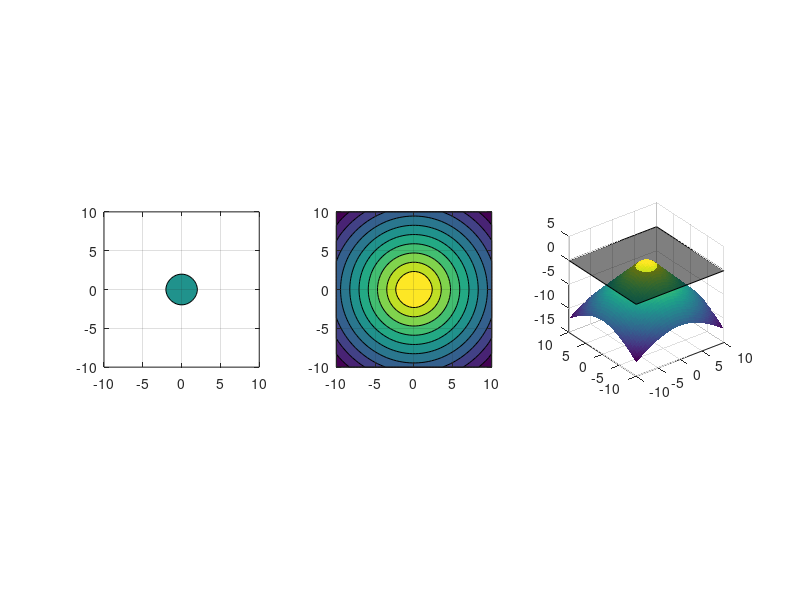

The MATLAB script that drew this image:
% ACCURACY ------------------------------------------------------------- %
% Determines amount of time steps performed and the amount of points used
% to create the shape(s).
A = 50; % Default 50
% ---------------------------------------------------------------------- %
% TIME PARAMETERS ------------------------------------------------------ %
T = 1;         % Length of time (default = 1)
S = T*A;       % Amount of time steps
t = T/(S - 1); % Time interval
% ---------------------------------------------------------------------- %
% DISCRETE GRID -------------------------------------------------------- %
a = -10;             % Start of domain
b = 10;              % End of domain
n = A;               % Amount of points
x = linspace(a,b,n); % Set of equally spaced points
h = x(2) - x(1);     % Difference between points
[X,Y] = meshgrid(x); % Creates points to be used for phi function
% ---------------------------------------------------------------------- %
% PHI FUNCTION --------------------------------------------------------- %
P = ((X).^2 + (Y).^2).^(0.5) - 1; % Circle
% ---------------------------------------------------------------------- %
% INITIAL SPEED FUNCTION PARAMETER ------------------------------------- %
F = 1;
% ---------------------------------------------------------------------- %
% DYNAMIC INTERFACE TRACKING ------------------------------------------- %
figure('units','normalized','outerposition',[0 0 1 1]) % Full screen plot
for i = 1:S
    % GRAPH PLOTTING --------------------------------------------------- %
    subplot(1,3,1)
    contourf(x,x,-P,[0 0],'k-')
    axis([a b a b])
    pbaspect([1 1 1])
    grid on
    subplot(1,3,2)
    contourf(x,x,-P)
    axis([a b a b])
    pbaspect([1 1 1])
    grid on
    subplot(1,3,3)
    surf(x,x,-P,'EdgeAlpha',0.2)
    pbaspect([1 1 1])
    grid on
    hold on
    patch([a b b a],[a a b b],[0 0 0 0],'k','FaceAlpha',0.5)
    hold off
    drawnow
    % UPDATE SPEED FUNCTION -------------------------------------------- %
    F = F;
    % LEVEL SET METHOD'S UPWIND SCHEME --------------------------------- %
    % Forward and backward differences between x points
    xDiff = diff(P)/h;
    xBackD = xDiff([1 1:end],:);
    xForwD = xDiff([1:end end],:);
    
    xDiff2nd = diff(P,2);                       % 2nd order finite difference
    xBackD2nd = xDiff2nd([1 1 1:end],:);        % Backward 2nd order finite difference
    xForwD2nd = xDiff2nd([1:end end end],:);    % Forward 2nd order finite difference
    
    xBackD = xBackD + h*xBackD2nd;
    xForwD = xForwD - h*xForwD2nd;
    
    xDiff1stPoint = (P(1,:) - P(end,:))/h;
    
    xBackD(1,:) = xDiff1stPoint;
    xForwD(A,:) = xDiff1stPoint;
    % Forward and backward differences between y points
    yDiff = diff(P')'/h;
    yBackD = yDiff(:,[1 1:end]);
    yForwD = yDiff(:,[1:end end]);
    
    yDiff2nd = diff(P',2)'/h;                   %#ok<*UDIM> % 2nd order finite difference
    yBackD2nd = yDiff2nd(:,[1 1 1:end]);        % Backward 2nd order finite difference
    yForwD2nd = yDiff2nd(:,[1:end end end]);    % Forward 2nd order finite difference
    
    yBackD = yBackD + h*yBackD2nd;
    yForwD = yForwD - h*yForwD2nd;
    
    yDiff1stPoint = (P(:,1)' - P(:,end)')'/h;
    
    xBackD(:,1) = yDiff1stPoint;
    xForwD(:,A) = yDiff1stPoint;
    % Select the appropriate finite difference method (upwind scheme)
    gradPos = (max(xBackD,0).^2 + min(xForwD,0).^2 + ...
               max(yBackD,0).^2 + min(yForwD,0).^2).^(1/2);
    gradNeg = (min(xBackD,0).^2 + max(xForwD,0).^2 + ...
               min(yBackD,0).^2 + max(yForwD,0).^2).^(1/2);
    % Update points using the level set equation       
    P = P - t*(max(F,0)*gradPos + min(F,0)*gradNeg);
    % ------------------------------------------------------------------ %
end
% ---------------------------------------------------------------------- %